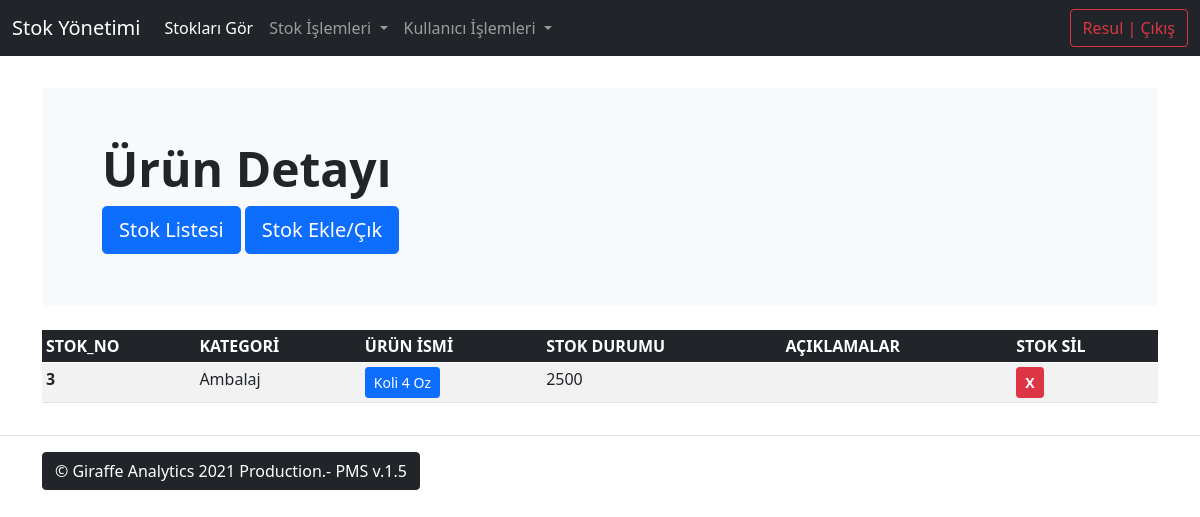
Before: /products/detail/3/ (signed in) with the older database file.
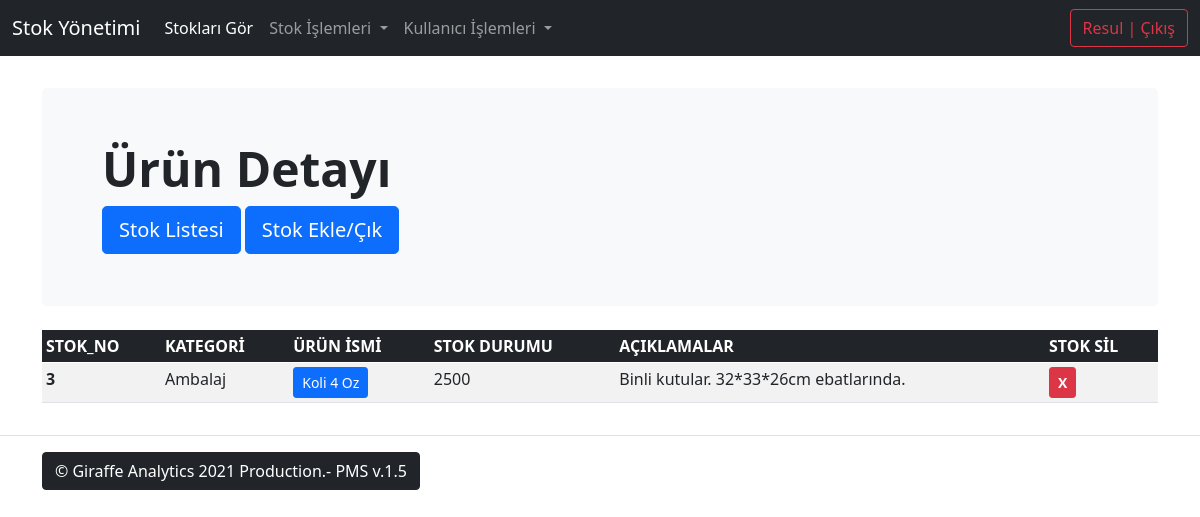
After: the same page with the newer database file.
### products/models/product_model.py (models this page shows, shortened)
class Product(models.Model):
    product_name = models.CharField(max_length=55, verbose_name='Ürün İsmi', unique=True)
    quantity = models.PositiveIntegerField(verbose_name='Ürün Miktarı')
    category = models.ForeignKey('Category', on_delete=models.SET_NULL, null=True, blank=True)
    content = models.TextField(verbose_name="Ürün Açıklaması", max_length=255, null=True, blank=True)
    class Meta:
        verbose_name = "Ürün"
        verbose_name_plural = "Ürünler"
        ordering = ("-id",)

class Category(models.Model):
    name = models.CharField(max_length=30, unique=True, verbose_name='Kategori İsmi')
    class Meta:
        verbose_name = "Kategori"
        verbose_name_plural = "Kategoriler"
        ordering = ['-id']
    def __str__(self):
        return self.name

### products/views/product_detail.py (the view)
# urls.py: path('detail/<int:pk>/', product_detail_view, name='product-detail'),
@login_required
def product_detail_view(request, pk):
    queryset = Product.objects.get(id=pk)
    title = "Ürün Detayı"
    context = {
        'title': title,
        'queryset': queryset,
    }
    return render(request, 'products/product-detail.html', context)

### templates/products/product-detail.html (shortened to what this page needs)
{% extends 'base.html' %}
{% block content %}
<main>
    <div class="container py-sm-3">
    <div class="p-5 mb-sm-4 bg-light rounded-3">
      <div class="container-fluid py-sm-1">
        <h1 class="display-5 fw-bold">{{ title }}</h1>
        <a href="{% url 'products:product-list' %}" class="btn btn-primary btn-lg" type="button">Stok Listesi</a>
        <a href="{% url 'products:action-create' %}" class="btn btn-primary btn-lg" type="button">Stok Ekle/Çık</a>
      </div>
    </div>
<table class="table table-striped table-hover table-sm">
    <thead class="table-dark">
        <tr>
          <th scope="col">STOK_NO</th>
          <th scope="col">KATEGORİ</th>
          <th scope="col">ÜRÜN İSMİ</th>
          <th scope="col">STOK DURUMU</th>
          <th scope="col">AÇIKLAMALAR</th>
          <th scope="col">STOK SİL</th>
        </tr>
    </thead>
    <tbody>
        <tr>
          <th scope="row">{{ queryset.id }}</th>
          <td >{{ queryset.category }}</td>
          <td><a href="{% url 'products:product-update' queryset.id %}" class="btn btn-primary btn-sm" data-bs-toggle="tooltip" data-bs-placement="top" title="Ürün Güncelle">{{ queryset.product_name }}</a></td>
          <td>  {{ queryset.quantity}}</td>
          <td>{{ queryset.content }}</td>
          <td><a href="{% url 'products:product-delete' queryset.id %}" class="btn btn-danger btn-sm" data-bs-toggle="tooltip" data-bs-placement="top" title="Ürün Sil"><b>X</b></a></td>
        </tr>
    </tbody>
</table>
  </div>
</main>
 {% endblock %}

Changed rows visible on the page:
changed Product "Koli 4 Oz": content (not shown) → "Binli kutular. 32*33*26cm ebatlarında."
